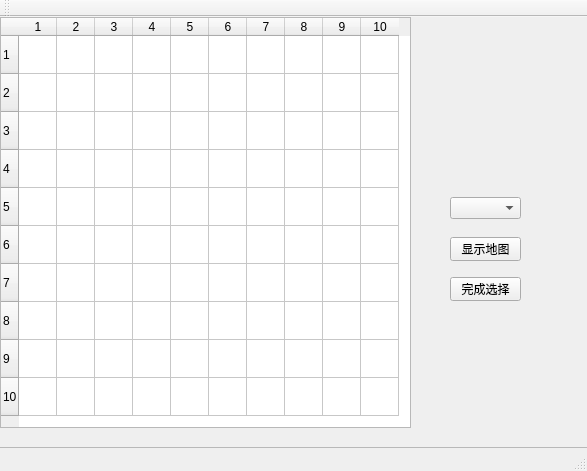
<?xml version="1.0" encoding="UTF-8"?>
<ui version="4.0">
 <class>mapSelectClass</class>
 <widget class="QMainWindow" name="mapSelectClass">
  <property name="geometry">
   <rect>
    <x>0</x>
    <y>0</y>
    <width>587</width>
    <height>471</height>
   </rect>
  </property>
  <property name="windowTitle">
   <string>选择地图</string>
  </property>
  <widget class="QWidget" name="centralWidget">
   <widget class="QTableWidget" name="tableWidget">
    <property name="geometry">
     <rect>
      <x>0</x>
      <y>0</y>
      <width>411</width>
      <height>411</height>
     </rect>
    </property>
    <property name="autoScrollMargin">
     <number>16</number>
    </property>
    <property name="editTriggers">
     <set>QAbstractItemView::EditTrigger::NoEditTriggers</set>
    </property>
    <property name="iconSize">
     <size>
      <width>0</width>
      <height>0</height>
     </size>
    </property>
    <property name="showGrid">
     <bool>true</bool>
    </property>
    <property name="gridStyle">
     <enum>Qt::PenStyle::SolidLine</enum>
    </property>
    <property name="sortingEnabled">
     <bool>false</bool>
    </property>
    <property name="wordWrap">
     <bool>false</bool>
    </property>
    <property name="cornerButtonEnabled">
     <bool>false</bool>
    </property>
    <property name="rowCount">
     <number>10</number>
    </property>
    <property name="columnCount">
     <number>10</number>
    </property>
    <attribute name="horizontalHeaderMinimumSectionSize">
     <number>38</number>
    </attribute>
    <attribute name="horizontalHeaderDefaultSectionSize">
     <number>38</number>
    </attribute>
    <attribute name="verticalHeaderMinimumSectionSize">
     <number>38</number>
    </attribute>
    <attribute name="verticalHeaderDefaultSectionSize">
     <number>38</number>
    </attribute>
    <row/>
    <row/>
    <row/>
    <row/>
    <row/>
    <row/>
    <row/>
    <row/>
    <row/>
    <row/>
    <column/>
    <column/>
    <column/>
    <column/>
    <column/>
    <column/>
    <column/>
    <column/>
    <column/>
    <column/>
   </widget>
   <widget class="QWidget" name="widget" native="true">
    <property name="geometry">
     <rect>
      <x>430</x>
      <y>170</y>
      <width>120</width>
      <height>80</height>
     </rect>
    </property>
    <widget class="QComboBox" name="comboBox">
     <property name="geometry">
      <rect>
       <x>20</x>
       <y>10</y>
       <width>71</width>
       <height>22</height>
      </rect>
     </property>
    </widget>
    <widget class="QPushButton" name="pushButton">
     <property name="geometry">
      <rect>
       <x>20</x>
       <y>50</y>
       <width>71</width>
       <height>24</height>
      </rect>
     </property>
     <property name="text">
      <string>显示地图</string>
     </property>
    </widget>
   </widget>
   <widget class="QPushButton" name="pushButton_2">
    <property name="geometry">
     <rect>
      <x>450</x>
      <y>260</y>
      <width>71</width>
      <height>24</height>
     </rect>
    </property>
    <property name="text">
     <string>完成选择</string>
    </property>
   </widget>
   <widget class="QFrame" name="frame">
    <property name="geometry">
     <rect>
      <x>-70</x>
      <y>-10</y>
      <width>761</width>
      <height>441</height>
     </rect>
    </property>
    <property name="styleSheet">
     <string notr="true">background-image: url(:/arrShow/mountain3.png);</string>
    </property>
    <property name="frameShape">
     <enum>QFrame::Shape::StyledPanel</enum>
    </property>
    <property name="frameShadow">
     <enum>QFrame::Shadow::Raised</enum>
    </property>
   </widget>
   <zorder>frame</zorder>
   <zorder>tableWidget</zorder>
   <zorder>widget</zorder>
   <zorder>pushButton_2</zorder>
  </widget>
  <widget class="QMenuBar" name="menuBar">
   <property name="geometry">
    <rect>
     <x>0</x>
     <y>0</y>
     <width>587</width>
     <height>22</height>
    </rect>
   </property>
  </widget>
  <widget class="QToolBar" name="mainToolBar">
   <attribute name="toolBarArea">
    <enum>TopToolBarArea</enum>
   </attribute>
   <attribute name="toolBarBreak">
    <bool>false</bool>
   </attribute>
  </widget>
  <widget class="QStatusBar" name="statusBar"/>
 </widget>
 <layoutdefault spacing="6" margin="11"/>
 <resources>
  <include location="arrShow.qrc"/>
 </resources>
 <connections/>
</ui>
